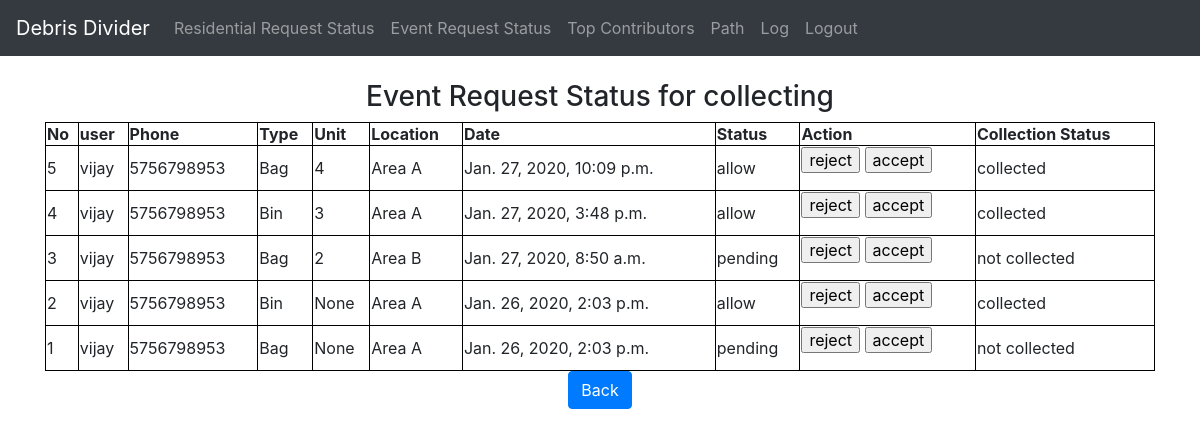
Page /request_status/ (signed in) on the committed database.
### myapp/models.py (models this page shows)
class friendvisitor(models.Model):
    CHOICES = (
            ('allow', 'Allow'),
            ('pending', 'Pending'),
        )
    Pay_CHOICES = (
                ('paid', 'paid'),
                ('not paid', 'not paid'),
            )
    Response_CHOICES = (
                    ('not collected', 'not collected'),
                    ('collected', 'collected'),
                )
    Bag_CHOICES = (
   ('Bag', 'Bag'),
   ('Bin', 'Bin'),
   ('Other', 'Other')
)
    Area_CHOICES = (
   ('Area A', 'Area A'),
   ('Area B', 'Area B'),
   ('Area C', 'Area C')
)
    id = models.AutoField(primary_key=True)
    phone = models.CharField(max_length=10, blank=True, null=True, default="5756798953")
    Location = models.CharField(max_length=50, blank=True, null=True, choices = Area_CHOICES)
    Type = models.CharField(max_length=50,blank=True, null=True,choices=Bag_CHOICES)
    unit = models.IntegerField(blank=True, null=True)
    user = models.ForeignKey(User, to_field="username", on_delete=models.PROTECT, default="vijay")
    date = models.DateTimeField(default=datetime.now, blank=True)
    status =  models.CharField(max_length=50, choices= CHOICES, blank=True, default = "pending")
    reward =  models.CharField(max_length=50, choices= Pay_CHOICES, blank=True, default = "not paid")
    response =  models.CharField(max_length=50, choices= Response_CHOICES, blank=True, default = "not collected")

### myapp/views.py (the view, shortened to what this page needs)
# urls.py: url(r'^request_status/', views.request_status,name='request_status'),
@login_required
def request_status(request):
    if request.user.is_superuser:
        if request.method == 'GET':
            Image = friendvisitor.objects.all()
            Image = Image.order_by('-id')
            stu = {"details": Image }
            return render(request,'request_status.html',stu)
    return HttpResponse("okay", content_type='text/plain')

### myapp/templates/request_status.html (shortened to what this page needs)
{% extends 'temp2.html' %}
{% block content %}
  <h3>Event Request Status for collecting</h3>
  <table style="width:100%">
      <tr>
        <th>No</th>
  <th>user</th>
        <th>Phone</th>
            <th>Type</th>
              <th>Unit</th>
                <th>Location</th>
        <th>Date</th>
        <th> Status</th>
<th> Action</th>
<th> Collection Status </th>
      </tr>
  {% for student in details %}
  <tr>
    <td>  {{ student.id}}   </td>
<td>{{student.user}} </td>
    <td>  {{ student.phone}}   </td>
<td>{{student.Type}} </td>
<td>{{student.unit}} </td>
<td>{{student.Location}} </td>
<td>{{student.date}} </td>
<td>{{student.status}} </td>
<td>
	<form method="POST">
    <input type="submit" value="reject" name="reject">
    <input type="submit" value="accept" name="accept">
  </form>
</td>
<td>{{student.response}} </td>
    </tr>
  {% endfor %}
</table>
<a href="{%  url 'index'%}" class="btn btn-primary">Back</a>
{% endblock %}

### myapp/templates/temp2.html (shortened to what this page needs)
{% load static %}
<html lang="en">
<head>
  <link rel="stylesheet" href="https://maxcdn.bootstrapcdn.com/bootstrap/4.4.1/css/bootstrap.min.css">
  <link rel="stylesheet" href="https://stackpath.bootstrapcdn.com/bootstrap/4.1.3/css/bootstrap.min.css">
  <link rel="stylesheet" href="https://maxcdn.bootstrapcdn.com/bootstrap/4.4.1/css/bootstrap.min.css">
</head>
<body>
<nav class="navbar navbar-expand-md bg-dark navbar-dark">
  <a class="navbar-brand" href="#">Debris Divider</a>
  <div class="collapse navbar-collapse" id="collapsibleNavbar">
    <ul class="navbar-nav">
      <li class="nav-item">
        <a class="nav-link" href="{%  url 'request_status'%}">Residential Request Status</a>
      </li>
      <li class="nav-item">
        <a class="nav-link" href="{%  url 'request_status'%}">Event Request Status</a>
      </li>
      <li class="nav-item">
        <a class="nav-link" href="{%  url 'top_contributors'%}">Top Contributors</a>
      </li>
      <li class="nav-item">
        <a class="nav-link" href="{%  url 'path'%}">Path</a>
      </li>
      <li class="nav-item">
        <a class="nav-link" href="{%  url 'log'%}">Log</a>
      </li>
      <li class="nav-item">
        <a class="nav-link" href="{%  url 'logout'%}">Logout</a>
      </li>
    </ul>
  </div>
</nav>
<br>
<div class="container" align="center">
  {% block content %}
 {% endblock %}
</div>
</body>
</html>

### myapp/templates/temp2.html (style rules this page uses)
table, th, td { border: 1px solid black; }

### rows in the picture
friendvisitor: id "5", user "vijay", phone "5756798953", Type "Bag", unit "4", Location "Area A", date "Jan. 27, 2020, 10:09 p.m.", status "allow", response "collected"
friendvisitor: id "4", user "vijay", phone "5756798953", Type "Bin", unit "3", Location "Area A", date "Jan. 27, 2020, 3:48 p.m.", status "allow", response "collected"
friendvisitor: id "3", user "vijay", phone "5756798953", Type "Bag", unit "2", Location "Area B", date "Jan. 27, 2020, 8:50 a.m.", status "pending", response "not collected"
friendvisitor: id "2", user "vijay", phone "5756798953", Type "Bin", unit "None", Location "Area A", date "Jan. 26, 2020, 2:03 p.m.", status "allow", response "collected"
friendvisitor: id "1", user "vijay", phone "5756798953", Type "Bag", unit "None", Location "Area A", date "Jan. 26, 2020, 2:03 p.m.", status "pending", response "not collected"
